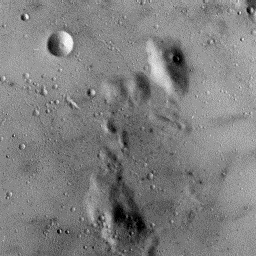
#> input picture 8th - Digital Image Processing/Project 1/Images/Ασκηση 1/moon.jpg, 256 x 256 px
$ python main.py
#> lines starting #> are read from the running program, lines starting #| are printed output that depends on the picture
import os

import cv2
import matplotlib.pyplot as plt
import numpy as np

# Change dynamic range to 0-255
with open("Images/Ασκηση 1/moon.jpg", "rb") as f:
    file_bytes = np.asarray(bytearray(f.read()), dtype=np.uint8)
img = cv2.imdecode(file_bytes, cv2.IMREAD_GRAYSCALE)
#> img is the input picture: shape (256, 256); min 0, max 255, mean 127.3
if img is None:
    raise FileNotFoundError("Image not found. Check the path and filename.")

min_val_before = np.min(img)
#> min_val_before = 0
max_val_before = np.max(img)
#> max_val_before = 255
print(f"Dynamic range before: {min_val_before} - {max_val_before}")
#| Dynamic range before: 0 - 255

img_fdr = (
    (img - min_val_before) * (255.0 / (max_val_before - min_val_before))
).astype(np.uint8)

min_val_after = np.min(img_fdr)
#> min_val_after = 0
max_val_after = np.max(img_fdr)
#> max_val_after = 255
print(f"Dynamic range after: {min_val_after} - {max_val_after}")
#| Dynamic range after: 0 - 255

output_path = os.path.abspath("Images/Ασκηση 1/moon_fdr.jpg")
result, encoded_img = cv2.imencode(".jpg", img_fdr)
if result:
    with open(output_path, "wb") as f:
        f.write(encoded_img)
    print(f"Saving to: {output_path}, Success: True")
else:
    print(f"Saving to: {output_path}, Success: False")

# Calculate FFT and shifted FFT
fft_img = np.fft.fft2(img)
fft_img_magnitude = 20 * np.log(np.abs(fft_img) + 1)
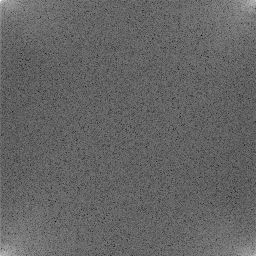
#> fft_img_magnitude: shape (256, 256) float64; min 46.48, max 318.7, mean 154.4; drawn with min black and max white

fft_img_shifted = np.fft.fftshift(fft_img)
fft_img_shifted_magnitude = 20 * np.log(np.abs(fft_img_shifted) + 1)
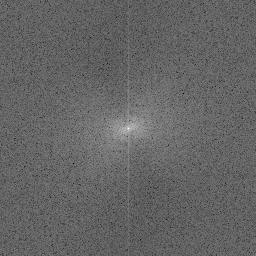
#> fft_img_shifted_magnitude: shape (256, 256) float64; min 46.48, max 318.7, mean 154.4; drawn with min black and max white

# Save side-by-side comparison of FFT before and after shift
plt.figure(figsize=(10, 5))
plt.subplot(1, 2, 1)
plt.title("FFT (DC at [0,0])")
plt.imshow(fft_img_magnitude, cmap="gray")
plt.axis("off")

plt.subplot(1, 2, 2)
plt.title("FFT (DC at center)")
plt.imshow(fft_img_shifted_magnitude, cmap="gray")
plt.axis("off")

plt.tight_layout()
plt.savefig(
    "Images/Ασκηση 1/moon_fft_compare.png", bbox_inches="tight", dpi=200
)
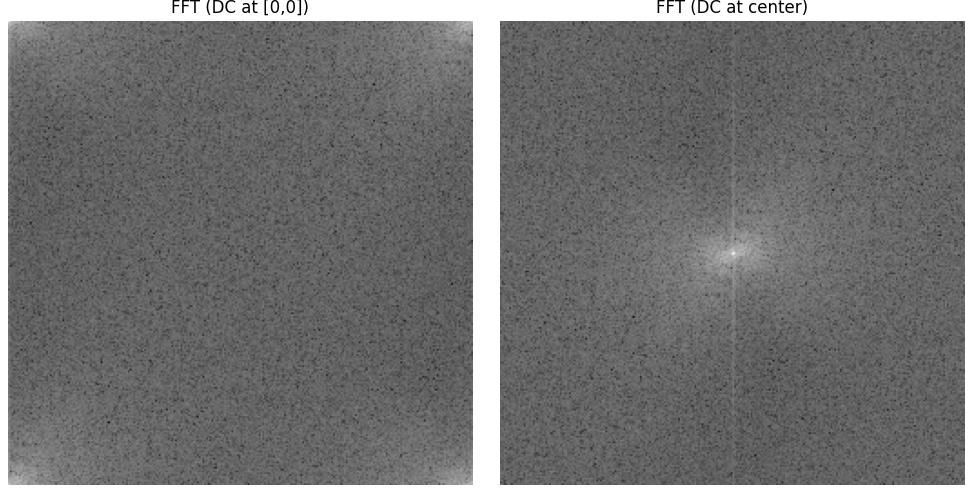
#> figure drawn by matplotlib, 2 panels
plt.close()
